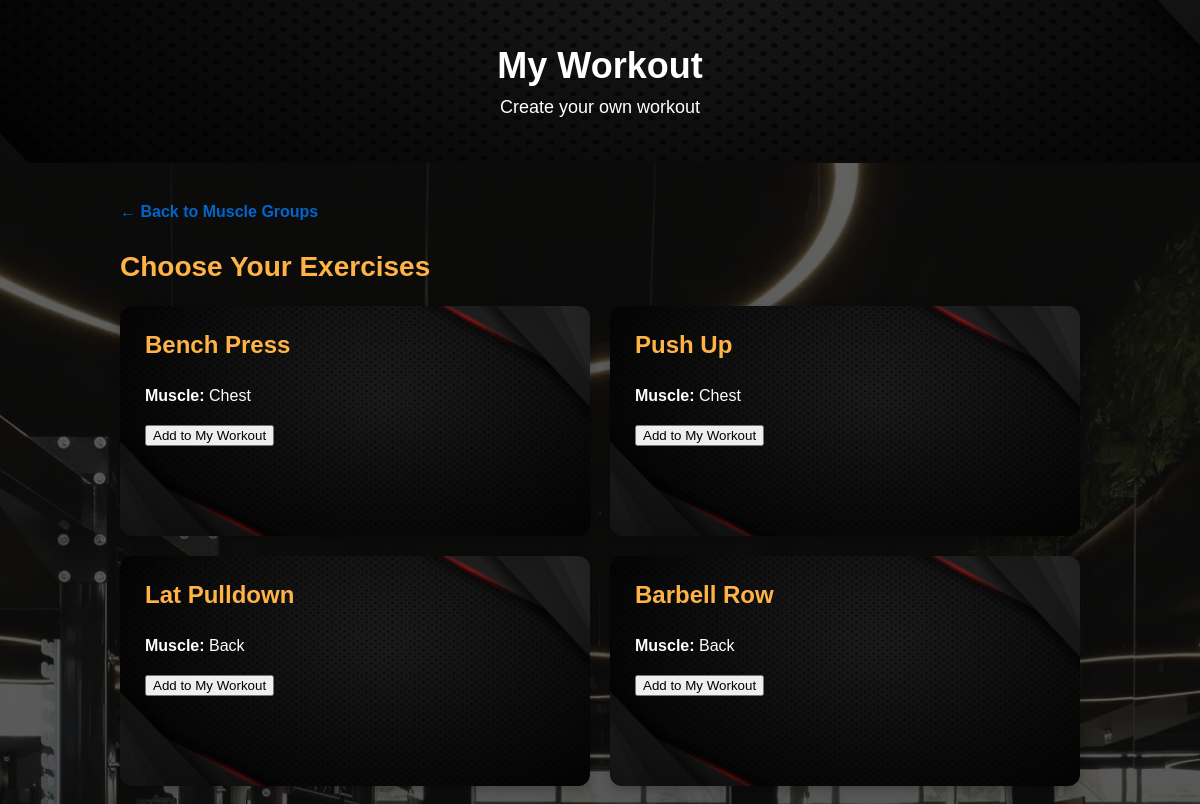
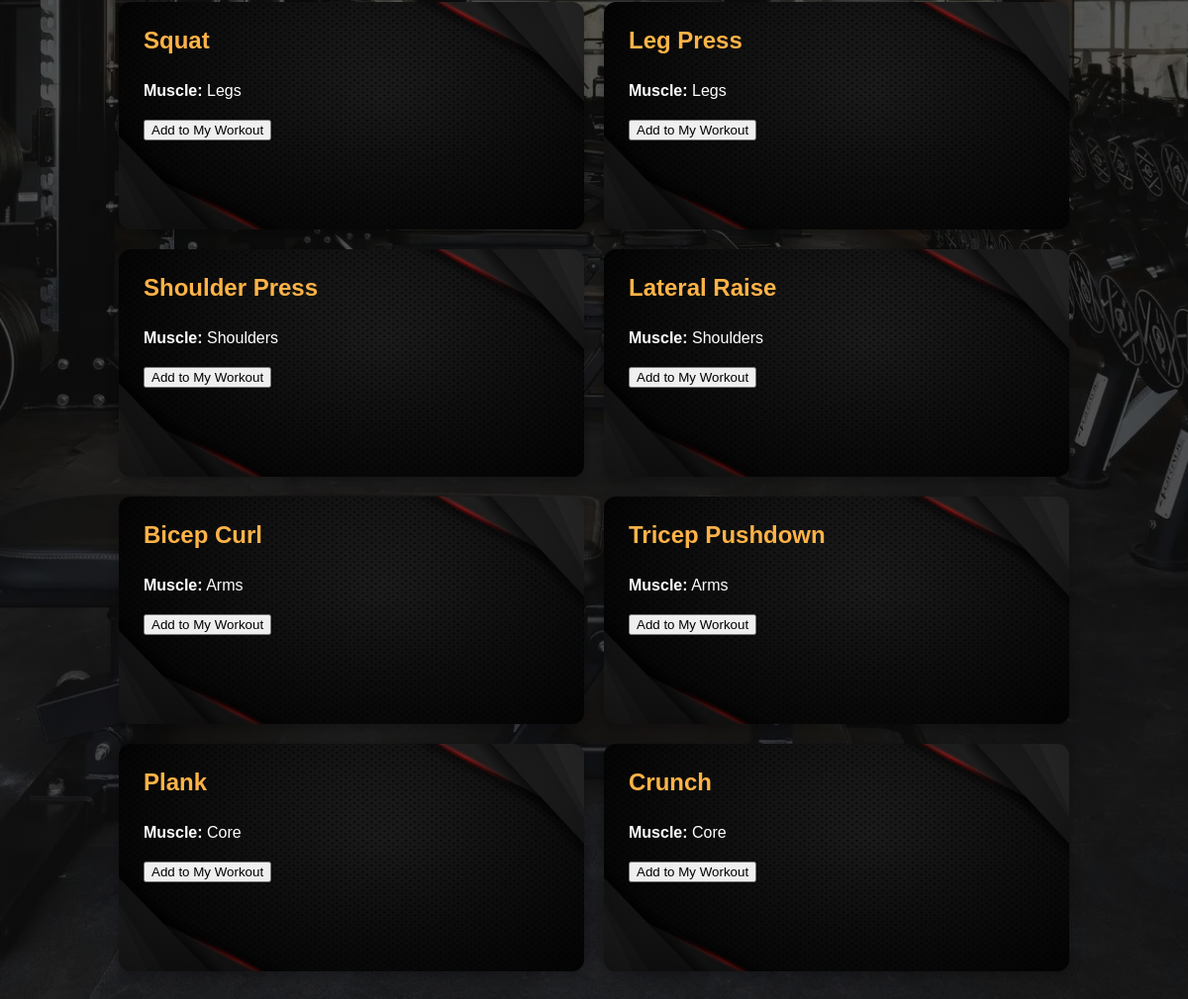
The app's page /workout with its own data (2 pictures, top to bottom).
### tables this page shows
CREATE TABLE exercises (
            id INTEGER PRIMARY KEY AUTOINCREMENT,
            category_id INTEGER NOT NULL,
            name TEXT NOT NULL,
            primary_muscle TEXT,
            secondary_muscles TEXT,
            equipment TEXT,
            difficulty TEXT,
            instructions TEXT,
            image TEXT,
            FOREIGN KEY (category_id) REFERENCES categories(id)
        );

### app.py (the view)
@app.route("/workout")
def workout():
    connection = get_db_connection()
    exercises = connection.execute(
        "SELECT * FROM exercises"
    ).fetchall()
    connection.close()
    return render_template(
        "workout.html",
        exercises=exercises
    )

### app.py (called while the page is built)
def get_db_connection():
    connection = sqlite3.connect(DATABASE)
    connection.row_factory = sqlite3.Row
    return connection

### templates/workout.html (shortened to what this page needs)
<!DOCTYPE html>
<html lang="en">
<head>
    <link rel="stylesheet"
          href="{{ url_for('static', filename='css/style.css') }}">
</head>
<body>
    <header>
        <h1>My Workout</h1>
        <p>Create your own workout</p>
    </header>
    <main>
        <a href="{{ url_for('home') }}">← Back to Muscle Groups</a>
        <h2>Choose Your Exercises</h2>
        <div class="exercise-list">
            {% for exercise in exercises %}
            <div class="exercise">
                <h3>{{ exercise["name"] }}</h3>
                <p>
                    <strong>Muscle:</strong>
                    {{ exercise["primary_muscle"] }}
                </p>
                    <form action="{{ url_for('add_to_workout', exercise_id=exercise['id']) }}" method="POST">
                             <button type="submit">
                            Add to My Workout
                        </button>
                    </form>
            </div>
            {% endfor %}
        </div>
    </main>
</body>
</html>

### static/css/style.css (style rules this page uses)
* { box-sizing: border-box; }
body { margin: 0; font-family: Arial, sans-serif; background: #f4f4f4; color: #222; }
header { background-image: linear-gradient( rgba(0, 0, 0, 0.60), rgba(0, 0, 0, 0.75) ), url("/static/images/gym-header.jpg"); background-size: cover; background-position: center; background-repeat: no-repeat; color: white; padding: 45px 30px; text-align: center; min-height: 110px; display: flex; flex-direction: column; justify-content: center; }
header h1 { margin: 0 0 10px; font-size: 36px; }
header p { margin: 0; font-size: 18px; }
main { max-width: 1000px; margin: 40px auto; padding: 0 20px; }
main > a { color: #0066cc; text-decoration: none; font-weight: bold; }
h2 { margin-top: 30px; font-size: 28px; }
.exercise-list { display: grid; grid-template-columns: repeat(2, 1fr); gap: 20px; margin-top: 20px; }
.exercise { background: white; padding: 25px; border-radius: 10px; box-shadow: 0 3px 10px rgba(0, 0, 0, 0.1); }
.exercise h3 { margin-top: 0; font-size: 24px; }
.exercise p { line-height: 1.6; }
body { font-family: Arial, sans-serif; margin: 0; color: #222; background-image: linear-gradient( rgba(15, 15, 15, 0.65), rgba(15, 15, 15, 0.75) ), url("/static/images/gym-background.jpg"); background-size: cover; background-position: center; background-attachment: fixed; background-repeat: no-repeat; min-height: 100vh; }
main h2 { color: #FFA500; }
main h2, .empty-state, label { color: #FFB347; }
.exercise { background-image: linear-gradient( rgba(0, 0, 0, 0.45), rgba(0, 0, 0, 0.70) ), url("/static/images/exercise-card.jpg"); background-size: cover; background-position: center; background-repeat: no-repeat; color: white; padding: 25px; border-radius: 12px; min-height: 230px; box-sizing: border-box; box-shadow: 0 4px 12px rgba(0, 0, 0, 0.25); transition: transform 0.2s, box-shadow 0.2s; }
.exercise h3, .exercise h3 a, a .exercise h3 { color: #FFB347 !important; }
.exercise p { color: white; }
.exercise h3 { color: #FFB347 !important; }

### records on screen
exercises: name "Bench Press", primary_muscle "Chest"
exercises: name "Push Up", primary_muscle "Chest"
exercises: name "Lat Pulldown", primary_muscle "Back"
exercises: name "Barbell Row", primary_muscle "Back"
exercises: name "Squat", primary_muscle "Legs"
exercises: name "Leg Press", primary_muscle "Legs"
exercises: name "Shoulder Press", primary_muscle "Shoulders"
exercises: name "Lateral Raise", primary_muscle "Shoulders"
exercises: name "Bicep Curl", primary_muscle "Arms"
exercises: name "Tricep Pushdown", primary_muscle "Arms"
exercises: name "Plank", primary_muscle "Core"
exercises: name "Crunch", primary_muscle "Core"
